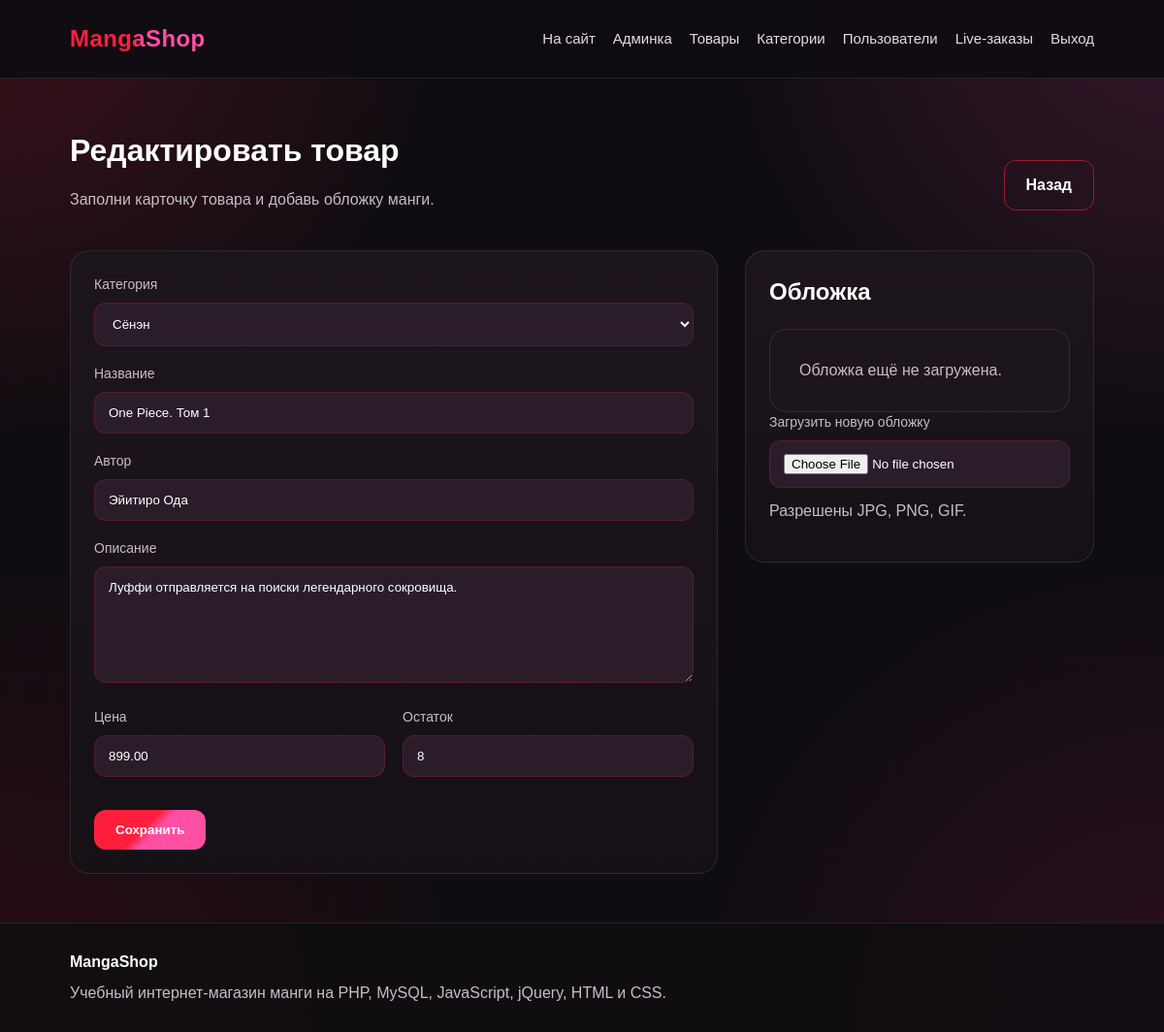
The page /admin/product_edit.php?id=2 (signed in) on the database its author committed.
### tables this page shows
CREATE TABLE `products` (
  `id` int(11) NOT NULL,
  `category_id` int(11) NOT NULL,
  `title` varchar(200) NOT NULL,
  `author` varchar(150) DEFAULT NULL,
  `description` text,
  `price` decimal(10,2) NOT NULL,
  `image` varchar(255) DEFAULT NULL,
  `stock` int(11) NOT NULL DEFAULT '0',
  `created_at` timestamp NULL DEFAULT CURRENT_TIMESTAMP
);

CREATE TABLE `categories` (
  `id` int(11) NOT NULL,
  `title` varchar(150) NOT NULL,
  `description` text
);

### includes/auth.php (called while the page is built, shortened)
<?php
function e($value)
{
    return htmlspecialchars($value, ENT_QUOTES, 'UTF-8');
}
function product_image_url($filename)
{
    $filename = trim((string)$filename);
    $path = __DIR__ . '/../uploads/products/' . $filename;
    if (!is_file($path)) {
        return null;
    }
    return '/uploads/products/' . rawurlencode($filename);
}

### admin/product_edit.php (the view, shortened to what this page needs)
<?php
require_once __DIR__ . '/../includes/db.php';
require_once __DIR__ . '/../includes/auth.php';
$id = isset($_GET['id']) ? (int)$_GET['id'] : 0;
$categories = $pdo->query("SELECT * FROM categories ORDER BY title ASC")->fetchAll();
$product = array(
    'id' => 0,
    'category_id' => '',
    'title' => '',
    'author' => '',
    'description' => '',
    'price' => '',
    'image' => '',
    'stock' => ''
);
if ($id > 0) {
    $stmt = $pdo->prepare("SELECT * FROM products WHERE id = ?");
    $stmt->execute(array($id));
    $foundProduct = $stmt->fetch();
    $product = $foundProduct;
}
?>
<?php require_once __DIR__ . '/../includes/header.php'; ?>
<main class="container">
    <div class="page-title">
        <div>
            <h1><?php echo $id > 0 ? 'Редактировать товар' : 'Добавить товар'; ?></h1>
            <p class="page-subtitle">Заполни карточку товара и добавь обложку манги.</p>
        </div>
        <a href="/admin/products.php" class="btn btn-secondary">Назад</a>
    </div>
    <form method="post" enctype="multipart/form-data" class="admin-form">
        <div class="admin-form-grid">
            <div class="admin-box">
                <div class="form-group">
                    <label>Категория</label>
                    <select class="form-control" name="category_id">
                        <?php foreach ($categories as $category): ?>
                            <option value="<?php echo (int)$category['id']; ?>" <?php echo (int)$product['category_id'] === (int)$category['id'] ? 'selected' : ''; ?>>
                                <?php echo e($category['title']); ?>
                            </option>
                        <?php endforeach; ?>
                    </select>
                </div>
                <div class="form-group">
                    <label>Название</label>
                    <input class="form-control" type="text" name="title" value="<?php echo e($product['title']); ?>">
                </div>
                <div class="form-group">
                    <label>Автор</label>
                    <input class="form-control" type="text" name="author" value="<?php echo e($product['author']); ?>">
                </div>
                <div class="form-group">
                    <label>Описание</label>
                    <textarea class="form-control" name="description"><?php echo e($product['description']); ?></textarea>
                </div>
                <div class="form-row">
                    <div class="form-group">
                        <label>Цена</label>
                        <input class="form-control" type="number" step="0.01" min="0" name="price" value="<?php echo e($product['price']); ?>">
                    </div>
                    <div class="form-group">
                        <label>Остаток</label>
                        <input class="form-control" type="number" min="0" name="stock" value="<?php echo e($product['stock']); ?>">
                    </div>
                </div>
                <button class="btn" type="submit">Сохранить</button>
            </div>
            <div class="admin-box">
                <h2>Обложка</h2>
                <?php $imageUrl = product_image_url($product['image']); ?>
                <?php if ($imageUrl): ?>
                    <img class="admin-preview" src="<?php echo e($imageUrl); ?>" alt="">
                <?php else: ?>
                    <div class="empty">Обложка ещё не загружена.</div>
                <?php endif; ?>
                <div class="form-group">
                    <label>Загрузить новую обложку</label>
                    <input class="form-control" type="file" name="image" accept="image/jpeg,image/png,image/gif">
                </div>
                <p class="page-subtitle">Разрешены JPG, PNG, GIF.</p>
            </div>
        </div>
    </form>
</main>
<?php require_once __DIR__ . '/../includes/footer.php'; ?>

### assets/css/style.css (style rules this page uses)
:root { --bg: #100d12; --bg-soft: #18111a; --card: #1d151d; --card-light: #2a1d29; --red: #ff1f3d; --red-dark: #b00020; --pink: #ff4fa3; --pink-dark: #c2185b; --text: #ffffff; --muted: #c8bcc6; --border: rgba(255, 255, 255, 0.09); --shadow: rgba(0, 0, 0, 0.38); }
* { box-sizing: border-box; }
html { min-height: 100%; scroll-behavior: smooth; }
body { margin: 0; display: grid; grid-template-rows: auto minmax(0, 1fr) auto; font-family: Arial, sans-serif; line-height: 1.5; background: radial-gradient(circle at top left, rgba(255, 31, 61, 0.18), transparent 28%), radial-gradient(circle at top right, rgba(255, 79, 163, 0.16), transparent 28%), radial-gradient(circle at bottom left, rgba(176, 0, 32, 0.18), transparent 30%), radial-gradient(circle at bottom right, rgba(194, 24, 91, 0.16), transparent 30%), var(--bg); color: var(--text); min-height: 100vh; min-height: 100dvh; }
main { min-width: 0; }
a { color: inherit; text-decoration: none; }
button, input, textarea, select { font-family: inherit; }
.container { padding: 50px 6%; }
.container h1, .container h2 { margin-top: 0; }
.btn { display: inline-block; margin-top: 16px; padding: 13px 22px; background: linear-gradient(135deg, var(--red) 0%, var(--red) 45%, var(--pink) 55%, var(--pink) 100%); border-radius: 12px; color: white; font-weight: 700; border: none; cursor: pointer; transition: 0.25s; text-align: center; }
.form-group { margin-bottom: 18px; }
.form-group label { display: block; margin-bottom: 8px; color: var(--muted); font-size: 14px; }
.form-control { width: 100%; padding: 13px 14px; border-radius: 12px; border: 1px solid rgba(255, 31, 61, 0.22); background: var(--card-light); color: var(--text); outline: none; transition: 0.2s; }
textarea.form-control { min-height: 120px; resize: vertical; }
.page-title { display: flex; justify-content: space-between; gap: 16px; align-items: center; margin-bottom: 24px; }
.page-title > div { min-width: 0; max-width: 100%; }
.empty { padding: 30px; background: var(--card); border: 1px solid var(--border); border-radius: 18px; color: var(--muted); }
.page-subtitle { color: var(--muted); margin-top: -6px; line-height: 1.5; }
.btn-secondary { background: transparent; border: 1px solid rgba(255, 31, 61, 0.55); color: #ffffff; }
.admin-box { background: linear-gradient(180deg, var(--card), #151016); border: 1px solid var(--border); border-radius: 20px; padding: 24px; }
.admin-box h2 { margin-top: 0; }
.admin-form-grid { display: grid; grid-template-columns: 1fr 360px; gap: 28px; align-items: start; }
.form-row { display: grid; grid-template-columns: 1fr 1fr; gap: 18px; }

### rows shown on the page
products: category_id "Сёнэн", title "One Piece. Том 1", author "Эйитиро Ода", description "Луффи отправляется на поиски легендарного сокровища.", price "899.00", stock "8"

### other values the page prints
$link['label'] "На сайт"
$link['label'] "Админка"
$link['label'] "Товары"
$link['label'] "Категории"
$link['label'] "Пользователи"
$link['label'] "Live-заказы"
$link['label'] "Выход"
